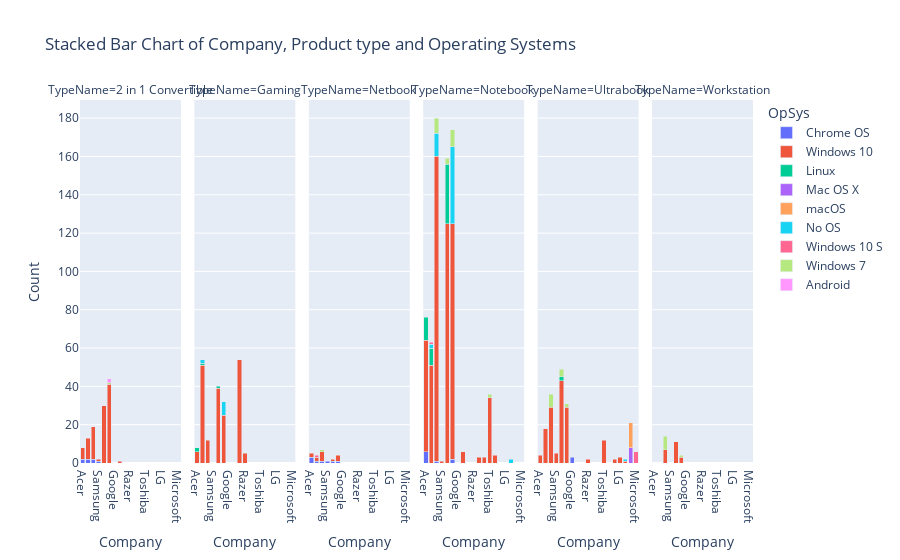

Here is the notebook cell this chart was saved with:
### Code cell
company_opSys = df.groupby(['Company', 'TypeName', 'OpSys']).size().reset_index(name='Count')

fig = px.bar(company_opSys, x="Company", y="Count", color="OpSys", 
              barmode="stack", facet_col="TypeName", 
              title="Stacked Bar Chart of Company, Product type and Operating Systems")
fig.show()

### Figure 1 — Plotly figure (JSON) as saved in the notebook; plotly's stock layout.template omitted (floating-point values rounded to 4 significant figures)
{"data": [{"alignmentgroup": "True", "hovertemplate": "OpSys=Chrome OS<br>TypeName=2 in 1 Convertible<br>Company=%{x}<br>Count=%{y}<extra></extra>", "legendgroup": "Chrome OS", "marker": {"color": "#636efa", "pattern": {"shape": ""}}, "name": "Chrome OS", "offsetgroup": "Chrome OS", "orientation": "v", "showlegend": true, "textposition": "auto", "type": "bar", "x": ["Acer", "Asus", "HP", "Samsung"], "xaxis": "x", "y": [2, 2, 2, 1], "yaxis": "y"}, {"alignmentgroup": "True", "hovertemplate": "OpSys=Chrome OS<br>TypeName=Netbook<br>Company=%{x}<br>Count=%{y}<extra></extra>", "legendgroup": "Chrome OS", "marker": {"color": "#636efa", "pattern": {"shape": ""}}, "name": "Chrome OS", "offsetgroup": "Chrome OS", "orientation": "v", "showlegend": false, "textposition": "auto", "type": "bar", "x": ["Acer", "Asus", "Dell", "HP", "Lenovo", "Samsung"], "xaxis": "x3", "y": [3, 1, 1, 1, 1, 1], "yaxis": "y3"}, {"alignmentgroup": "True", "hovertemplate": "OpSys=Chrome OS<br>TypeName=Notebook<br>Company=%{x}<br>Count=%{y}<extra></extra>", "legendgroup": "Chrome OS", "marker": {"color": "#636efa", "pattern": {"shape": ""}}, "name": "Chrome OS", "offsetgroup": "Chrome OS", "orientation": "v", "showlegend": false, "textposition": "auto", "type": "bar", "x": ["Acer", "HP", "Lenovo"], "xaxis": "x4", "y": [6, 1, 2], "yaxis": "y4"}, {"alignmentgroup": "True", "hovertemplate": "OpSys=Chrome OS<br>TypeName=Ultrabook<br>Company=%{x}<br>Count=%{y}<extra></extra>", "legendgroup": "Chrome OS", "marker": {"color": "#636efa", "pattern": {"shape": ""}}, "name": "Chrome OS", "offsetgroup": "Chrome OS", "orientation": "v", "showlegend": false, "textposition": "auto", "type": "bar", "x": ["Google"], "xaxis": "x5", "y": [3], "yaxis": "y5"}, {"alignmentgroup": "True", "hovertemplate": "OpSys=Windows 10<br>TypeName=2 in 1 Convertible<br>Company=%{x}<br>Count=%{y}<extra></extra>", "legendgroup": "Windows 10", "marker": {"color": "#EF553B", "pattern": {"shape": ""}}, "name": "Windows 10", "offsetgroup": "Windows 10", "orientation": "v", "showlegend": true, "textposition": "auto", "type": "bar", "x": ["Acer", "Asus", "Dell", "HP", "Lenovo", "Mediacom", "Samsung"], "xaxis": "x", "y": [6, 11, 30, 17, 41, 1, 1], "yaxis": "y"}, {"alignmentgroup": "True", "hovertemplate": "OpSys=Windows 10<br>TypeName=Gaming<br>Company=%{x}<br>Count=%{y}<extra></extra>", "legendgroup": "Windows 10", "marker": {"color": "#EF553B", "pattern": {"shape": ""}}, "name": "Windows 10", "offsetgroup": "Windows 10", "orientation": "v", "showlegend": false, "textposition": "auto", "type": "bar", "x": ["Acer", "Asus", "Dell", "HP", "Lenovo", "MSI", "Razer"], "xaxis": "x2", "y": [6, 51, 39, 12, 25, 54, 5], "yaxis": "y2"}, {"alignmentgroup": "True", "hovertemplate": "OpSys=Windows 10<br>TypeName=Netbook<br>Company=%{x}<br>Count=%{y}<extra></extra>", "legendgroup": "Windows 10", "marker": {"color": "#EF553B", "pattern": {"shape": ""}}, "name": "Windows 10", "offsetgroup": "Windows 10", "orientation": "v", "showlegend": false, "textposition": "auto", "type": "bar", "x": ["Acer", "Asus", "Dell", "HP", "Lenovo"], "xaxis": "x3", "y": [2, 2, 1, 5, 3], "yaxis": "y3"}, {"alignmentgroup": "True", "hovertemplate": "OpSys=Windows 10<br>TypeName=Notebook<br>Company=%{x}<br>Count=%{y}<extra></extra>", "legendgroup": "Windows 10", "marker": {"color": "#EF553B", "pattern": {"shape": ""}}, "name": "Windows 10", "offsetgroup": "Windows 10", "orientation": "v", "showlegend": false, "textposition": "auto", "type": "bar", "x": ["Acer", "Asus", "Chuwi", "Dell", "Fujitsu", "HP", "Lenovo", "Mediacom", "Samsung", "Toshiba", "Vero"], "xaxis": "x4", "y": [58, 51, 3, 125, 3, 159, 123, 6, 1, 34, 4], "yaxis": "y4"}, {"alignmentgroup": "True", "hovertemplate": "OpSys=Windows 10<br>TypeName=Ultrabook<br>Company=%{x}<br>Count=%{y}<extra></extra>", "legendgroup": "Windows 10", "marker": {"color": "#EF553B", "pattern": {"shape": ""}}, "name": "Windows 10", "offsetgroup": "Windows 10", "orientation": "v", "showlegend": false, "textposition": "auto", "type": "bar", "x": ["Acer", "Asus", "Dell", "HP", "Huawei", "LG", "Lenovo", "Razer", "Samsung", "Toshiba", "Xiaomi"], "xaxis": "x5", "y": [4, 18, 43, 29, 2, 3, 29, 2, 5, 12, 1], "yaxis": "y5"}, {"alignmentgroup": "True", "hovertemplate": "OpSys=Windows 10<br>TypeName=Workstation<br>Company=%{x}<br>Count=%{y}<extra></extra>", "legendgroup": "Windows 10", "marker": {"color": "#EF553B", "pattern": {"shape": ""}}, "name": "Windows 10", "offsetgroup": "Windows 10", "orientation": "v", "showlegend": false, "textposition": "auto", "type": "bar", "x": ["Dell", "HP", "Lenovo"], "xaxis": "x6", "y": [11, 7, 3], "yaxis": "y6"}, {"alignmentgroup": "True", "hovertemplate": "OpSys=Linux<br>TypeName=Gaming<br>Company=%{x}<br>Count=%{y}<extra></extra>", "legendgroup": "Linux", "marker": {"color": "#00cc96", "pattern": {"shape": ""}}, "name": "Linux", "offsetgroup": "Linux", "orientation": "v", "showlegend": true, "textposition": "auto", "type": "bar", "x": ["Acer", "Asus", "Dell"], "xaxis": "x2", "y": [2, 1, 1], "yaxis": "y2"}, {"alignmentgroup": "True", "hovertemplate": "OpSys=Linux<br>TypeName=Notebook<br>Company=%{x}<br>Count=%{y}<extra></extra>", "legendgroup": "Linux", "marker": {"color": "#00cc96", "pattern": {"shape": ""}}, "name": "Linux", "offsetgroup": "Linux", "orientation": "v", "showlegend": false, "textposition": "auto", "type": "bar", "x": ["Acer", "Asus", "Dell"], "xaxis": "x4", "y": [12, 9, 31], "yaxis": "y4"}, {"alignmentgroup": "True", "hovertemplate": "OpSys=Linux<br>TypeName=Ultrabook<br>Company=%{x}<br>Count=%{y}<extra></extra>", "legendgroup": "Linux", "marker": {"color": "#00cc96", "pattern": {"shape": ""}}, "name": "Linux", "offsetgroup": "Linux", "orientation": "v", "showlegend": false, "textposition": "auto", "type": "bar", "x": ["Dell"], "xaxis": "x5", "y": [2], "yaxis": "y5"}, {"alignmentgroup": "True", "hovertemplate": "OpSys=Mac OS X<br>TypeName=Ultrabook<br>Company=%{x}<br>Count=%{y}<extra></extra>", "legendgroup": "Mac OS X", "marker": {"color": "#ab63fa", "pattern": {"shape": ""}}, "name": "Mac OS X", "offsetgroup": "Mac OS X", "orientation": "v", "showlegend": true, "textposition": "auto", "type": "bar", "x": ["Apple"], "xaxis": "x5", "y": [8], "yaxis": "y5"}, {"alignmentgroup": "True", "hovertemplate": "OpSys=macOS<br>TypeName=Ultrabook<br>Company=%{x}<br>Count=%{y}<extra></extra>", "legendgroup": "macOS", "marker": {"color": "#FFA15A", "pattern": {"shape": ""}}, "name": "macOS", "offsetgroup": "macOS", "orientation": "v", "showlegend": true, "textposition": "auto", "type": "bar", "x": ["Apple"], "xaxis": "x5", "y": [13], "yaxis": "y5"}, {"alignmentgroup": "True", "hovertemplate": "OpSys=No OS<br>TypeName=Gaming<br>Company=%{x}<br>Count=%{y}<extra></extra>", "legendgroup": "No OS", "marker": {"color": "#19d3f3", "pattern": {"shape": ""}}, "name": "No OS", "offsetgroup": "No OS", "orientation": "v", "showlegend": true, "textposition": "auto", "type": "bar", "x": ["Asus", "Lenovo"], "xaxis": "x2", "y": [2, 7], "yaxis": "y2"}, {"alignmentgroup": "True", "hovertemplate": "OpSys=No OS<br>TypeName=Notebook<br>Company=%{x}<br>Count=%{y}<extra></extra>", "legendgroup": "No OS", "marker": {"color": "#19d3f3", "pattern": {"shape": ""}}, "name": "No OS", "offsetgroup": "No OS", "orientation": "v", "showlegend": false, "textposition": "auto", "type": "bar", "x": ["Asus", "HP", "Lenovo", "Xiaomi"], "xaxis": "x4", "y": [2, 12, 40, 2], "yaxis": "y4"}, {"alignmentgroup": "True", "hovertemplate": "OpSys=No OS<br>TypeName=Ultrabook<br>Company=%{x}<br>Count=%{y}<extra></extra>", "legendgroup": "No OS", "marker": {"color": "#19d3f3", "pattern": {"shape": ""}}, "name": "No OS", "offsetgroup": "No OS", "orientation": "v", "showlegend": false, "textposition": "auto", "type": "bar", "x": ["Xiaomi"], "xaxis": "x5", "y": [1], "yaxis": "y5"}, {"alignmentgroup": "True", "hovertemplate": "OpSys=Windows 10 S<br>TypeName=Netbook<br>Company=%{x}<br>Count=%{y}<extra></extra>", "legendgroup": "Windows 10 S", "marker": {"color": "#FF6692", "pattern": {"shape": ""}}, "name": "Windows 10 S", "offsetgroup": "Windows 10 S", "orientation": "v", "showlegend": true, "textposition": "auto", "type": "bar", "x": ["Asus"], "xaxis": "x3", "y": [1], "yaxis": "y3"}, {"alignmentgroup": "True", "hovertemplate": "OpSys=Windows 10 S<br>TypeName=Notebook<br>Company=%{x}<br>Count=%{y}<extra></extra>", "legendgroup": "Windows 10 S", "marker": {"color": "#FF6692", "pattern": {"shape": ""}}, "name": "Windows 10 S", "offsetgroup": "Windows 10 S", "orientation": "v", "showlegend": false, "textposition": "auto", "type": "bar", "x": ["Asus"], "xaxis": "x4", "y": [1], "yaxis": "y4"}, {"alignmentgroup": "True", "hovertemplate": "OpSys=Windows 10 S<br>TypeName=Ultrabook<br>Company=%{x}<br>Count=%{y}<extra></extra>", "legendgroup": "Windows 10 S", "marker": {"color": "#FF6692", "pattern": {"shape": ""}}, "name": "Windows 10 S", "offsetgroup": "Windows 10 S", "orientation": "v", "showlegend": false, "textposition": "auto", "type": "bar", "x": ["Microsoft"], "xaxis": "x5", "y": [6], "yaxis": "y5"}, {"alignmentgroup": "True", "hovertemplate": "OpSys=Windows 7<br>TypeName=2 in 1 Convertible<br>Company=%{x}<br>Count=%{y}<extra></extra>", "legendgroup": "Windows 7", "marker": {"color": "#B6E880", "pattern": {"shape": ""}}, "name": "Windows 7", "offsetgroup": "Windows 7", "orientation": "v", "showlegend": true, "textposition": "auto", "type": "bar", "x": ["Lenovo"], "xaxis": "x", "y": [1], "yaxis": "y"}, {"alignmentgroup": "True", "hovertemplate": "OpSys=Windows 7<br>TypeName=Netbook<br>Company=%{x}<br>Count=%{y}<extra></extra>", "legendgroup": "Windows 7", "marker": {"color": "#B6E880", "pattern": {"shape": ""}}, "name": "Windows 7", "offsetgroup": "Windows 7", "orientation": "v", "showlegend": false, "textposition": "auto", "type": "bar", "x": ["HP"], "xaxis": "x3", "y": [1], "yaxis": "y3"}, {"alignmentgroup": "True", "hovertemplate": "OpSys=Windows 7<br>TypeName=Notebook<br>Company=%{x}<br>Count=%{y}<extra></extra>", "legendgroup": "Windows 7", "marker": {"color": "#B6E880", "pattern": {"shape": ""}}, "name": "Windows 7", "offsetgroup": "Windows 7", "orientation": "v", "showlegend": false, "textposition": "auto", "type": "bar", "x": ["Dell", "HP", "Lenovo", "Toshiba"], "xaxis": "x4", "y": [3, 8, 9, 2], "yaxis": "y4"}, {"alignmentgroup": "True", "hovertemplate": "OpSys=Windows 7<br>TypeName=Ultrabook<br>Company=%{x}<br>Count=%{y}<extra></extra>", "legendgroup": "Windows 7", "marker": {"color": "#B6E880", "pattern": {"shape": ""}}, "name": "Windows 7", "offsetgroup": "Windows 7", "orientation": "v", "showlegend": false, "textposition": "auto", "type": "bar", "x": ["Dell", "HP", "Lenovo"], "xaxis": "x5", "y": [4, 7, 2], "yaxis": "y5"}, {"alignmentgroup": "True", "hovertemplate": "OpSys=Windows 7<br>TypeName=Workstation<br>Company=%{x}<br>Count=%{y}<extra></extra>", "legendgroup": "Windows 7", "marker": {"color": "#B6E880", "pattern": {"shape": ""}}, "name": "Windows 7", "offsetgroup": "Windows 7", "orientation": "v", "showlegend": false, "textposition": "auto", "type": "bar", "x": ["HP", "Lenovo"], "xaxis": "x6", "y": [7, 1], "yaxis": "y6"}, {"alignmentgroup": "True", "hovertemplate": "OpSys=Android<br>TypeName=2 in 1 Convertible<br>Company=%{x}<br>Count=%{y}<extra></extra>", "legendgroup": "Android", "marker": {"color": "#FF97FF", "pattern": {"shape": ""}}, "name": "Android", "offsetgroup": "Android", "orientation": "v", "showlegend": true, "textposition": "auto", "type": "bar", "x": ["Lenovo"], "xaxis": "x", "y": [2], "yaxis": "y"}], "layout": {"annotations": [{"font": {}, "showarrow": false, "text": "TypeName=2 in 1 Convertible", "x": 0.075, "xanchor": "center", "xref": "paper", "y": 1, "yanchor": "bottom", "yref": "paper"}, {"font": {}, "showarrow": false, "text": "TypeName=Gaming", "x": 0.245, "xanchor": "center", "xref": "paper", "y": 1, "yanchor": "bottom", "yref": "paper"}, {"font": {}, "showarrow": false, "text": "TypeName=Netbook", "x": 0.415, "xanchor": "center", "xref": "paper", "y": 1, "yanchor": "bottom", "yref": "paper"}, {"font": {}, "showarrow": false, "text": "TypeName=Notebook", "x": 0.585, "xanchor": "center", "xref": "paper", "y": 1, "yanchor": "bottom", "yref": "paper"}, {"font": {}, "showarrow": false, "text": "TypeName=Ultrabook", "x": 0.755, "xanchor": "center", "xref": "paper", "y": 1, "yanchor": "bottom", "yref": "paper"}, {"font": {}, "showarrow": false, "text": "TypeName=Workstation", "x": 0.925, "xanchor": "center", "xref": "paper", "y": 1, "yanchor": "bottom", "yref": "paper"}], "barmode": "stack", "legend": {"title": {"text": "OpSys"}, "tracegroupgap": 0}, "title": {"text": "Stacked Bar Chart of Company, Product type and Operating Systems"}, "xaxis": {"anchor": "y", "domain": [0, 0.15], "title": {"text": "Company"}}, "xaxis2": {"anchor": "y2", "domain": [0.17, 0.32], "matches": "x", "title": {"text": "Company"}}, "xaxis3": {"anchor": "y3", "domain": [0.34, 0.49], "matches": "x", "title": {"text": "Company"}}, "xaxis4": {"anchor": "y4", "domain": [0.51, 0.66], "matches": "x", "title": {"text": "Company"}}, "xaxis5": {"anchor": "y5", "domain": [0.68, 0.83], "matches": "x", "title": {"text": "Company"}}, "xaxis6": {"anchor": "y6", "domain": [0.85, 1], "matches": "x", "title": {"text": "Company"}}, "yaxis": {"anchor": "x", "domain": [0, 1], "title": {"text": "Count"}}, "yaxis2": {"anchor": "x2", "domain": [0, 1], "matches": "y", "showticklabels": false}, "yaxis3": {"anchor": "x3", "domain": [0, 1], "matches": "y", "showticklabels": false}, "yaxis4": {"anchor": "x4", "domain": [0, 1], "matches": "y", "showticklabels": false}, "yaxis5": {"anchor": "x5", "domain": [0, 1], "matches": "y", "showticklabels": false}, "yaxis6": {"anchor": "x6", "domain": [0, 1], "matches": "y", "showticklabels": false}}}
